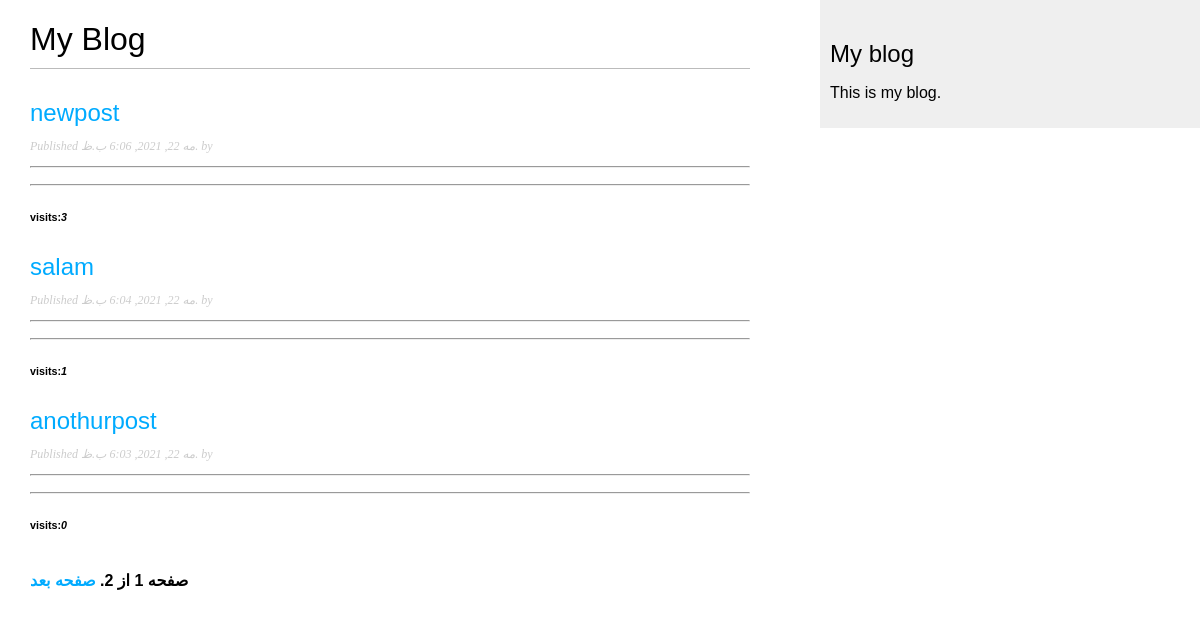
/onlineShop/?page=1, run on the app's committed database.
### onlineShop/models.py (models this page shows, shortened)
class Post(models.Model):
    STATUS_CHOICES = (
    ('draft', 'Draft'),
    ('published', 'Published'),
    )
    title = models.CharField(max_length=250)
    slug = models.SlugField(max_length=250,unique_for_date='publish')
    user = models.ForeignKey(User,on_delete=models.CASCADE, related_name='shop_posts')
    img= models.CharField(default='', max_length=1500)
    publish = models.DateTimeField(default=timezone.now)
    created = models.DateTimeField(auto_now_add=True)
    updated = models.DateTimeField(auto_now=True)
    status  = models.CharField(max_length=10,choices=STATUS_CHOICES,default='draft')
    visits  = models.PositiveIntegerField(default=0)
    summary = models.TextField(default='', max_length=500)
    class Meta:
      ordering = ('-publish',)
    def get_absolute_url(self):
     return reverse('onlineShop:post_detail',
     args=[self.publish.year,
     self.publish.month,
     self.publish.day, self.slug])

### onlineShop/views.py (the view)
# urls.py: path('', post_list, name='post_list'),
def post_list(request):
    object_list = Post.objects.filter(status='published')
    paginator = Paginator(object_list, 3) # 3 posts in each page
    page = request.GET.get('page')
    try:
      post = paginator.page(page)
    except PageNotAnInteger:
      post = paginator.page(2)
    except EmptyPage:
      post = paginator.page(paginator.num_pages)
    return render(request,
    'onlineShop/post/list.html',
    {'page': page,
    'posts': post})

### onlineShop/templates/onlineShop/post/list.html (shortened to what this page needs)
{% extends "onlineShop/base.html" %}
{% block content %}
<h1>My Blog</h1>
{% for post in posts %}
<h2>
    <a href="{{ post.get_absolute_url }}">
        {{ post.title }}
    </a>
</h2>
<p class="date">
    Published {{ post.publish }} by {{ post.author }}
</p>
<hr>
<hr>
<h6>visits:<b><i>{{post.visits}}</i></b></h6>
{% endfor %}
{% include "pagination.html" with page=posts %}
{% endblock %}

### onlineShop/static/css/onlineShop.css (style rules this page uses)
body { margin:0; padding:0; font-family:helvetica, sans-serif; }
a { color:#00abff; text-decoration:none; }
h1 { font-weight:normal; border-bottom:1px solid #bbb; padding:0 0 10px 0; }
h2 { font-weight:normal; margin:30px 0 0; }
p.date { color:#ccc; font-family: georgia, serif; font-size: 12px; font-style: italic; }

### data on the page
Post: title "newpost", publish "مه 22, 2021, 6:06 ب.ظ.", visits "3"
Post: title "salam", publish "مه 22, 2021, 6:04 ب.ظ.", visits "1"
Post: title "anothurpost", publish "مه 22, 2021, 6:03 ب.ظ.", visits "0"

### other printed values
{{ page.paginator.num_pages }} "2"
